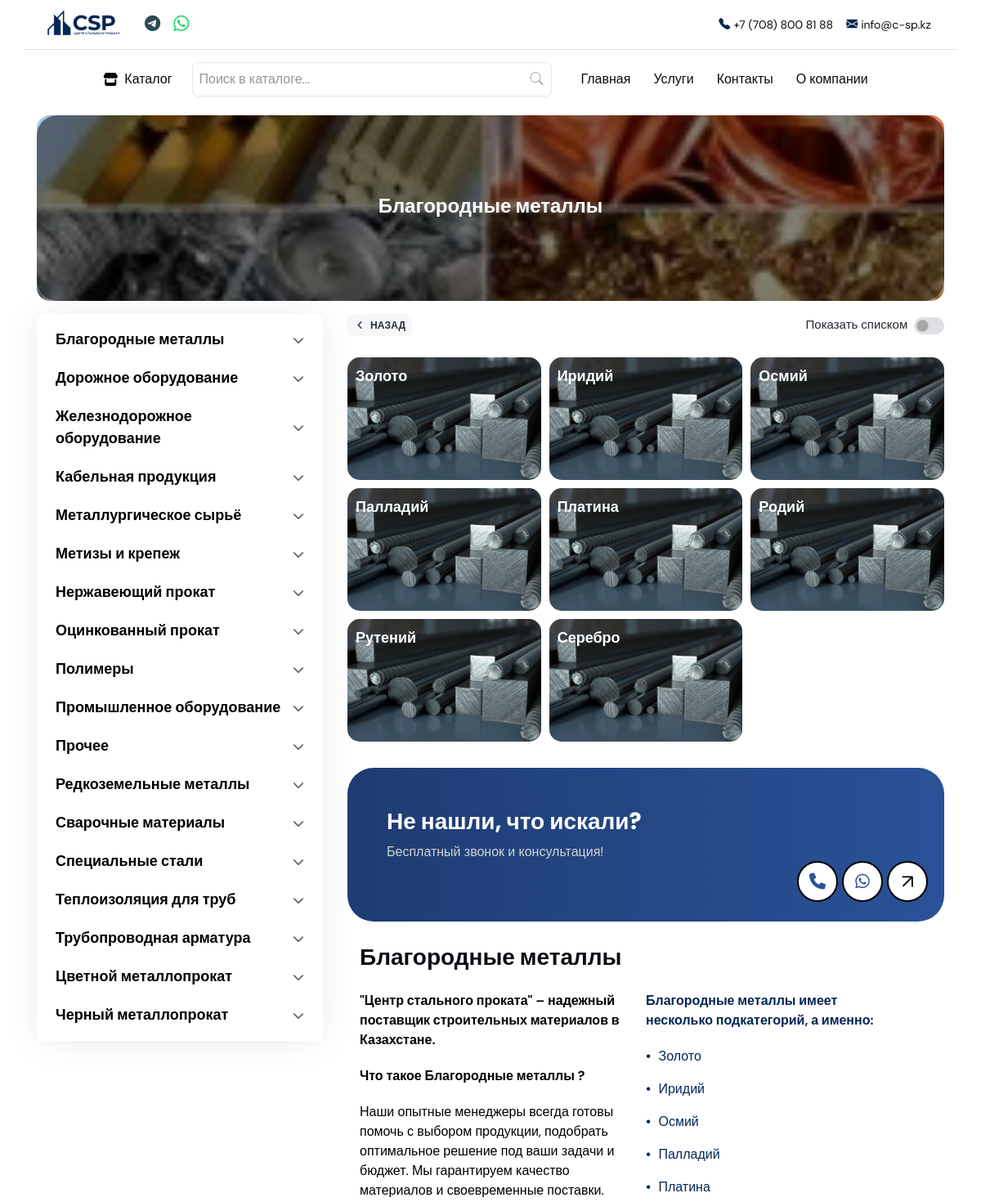
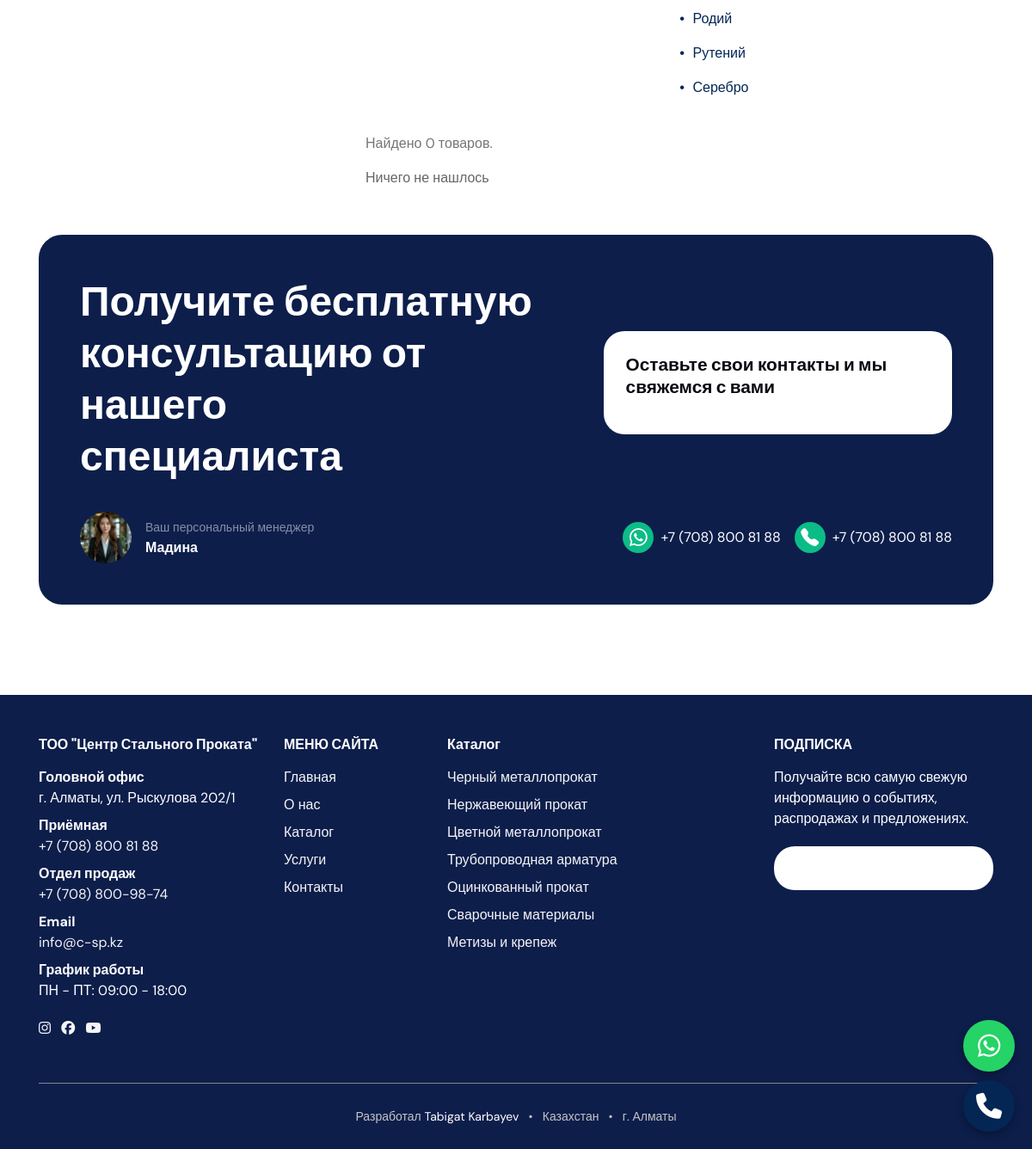
Page /category/blagorodnye-metally/ on the committed database (2 pictures, top to bottom).
### main/models.py (models this page shows, shortened)
class Category(models.Model):
    name = models.CharField(max_length=255, verbose_name="Название категории", db_index=True)
    image = models.ImageField(max_length=255, blank=True, null=True, verbose_name="Картинка категории")
    slug = models.SlugField(unique=True, verbose_name="Слаг", max_length=255)
    about = models.TextField(max_length=555, blank=True, null=True)
    price_list = models.FileField(blank=True, null=True)
    parent = models.ForeignKey(
        'self',
        on_delete=models.CASCADE,
        null=True,
        blank=True,
        related_name='children',
        verbose_name="Родительская категория"
    )
    class Meta:
        verbose_name = "Категория"
        verbose_name_plural = "Категории"
        ordering = ['name']
    def get_absolute_url(self):
        return reverse('website:category_detail', kwargs={'slug': self.slug})

### main/views.py (the view)
# urls.py: path('category/<slug:slug>/', CategoryDetailView.as_view(), name='category_detail'),
class CategoryDetailView(DetailView):
    model = Category
    template_name = 'category/category_detail.html'
    context_object_name = 'category'
    @method_decorator(cache_page(60 * 15))  # Кэшируем страницу на 15 минут
    def dispatch(self, *args, **kwargs):
        return super().dispatch(*args, **kwargs)
    def get_queryset(self):
        return Category.objects.prefetch_related(
            'children',
            'products'  # Используем prefetch_related для множественных связей
        ).select_related('parent').order_by('id')
    def get(self, request, *args, **kwargs):
        self.object = self.get_object()
        if not self.object.children.exists():
            return redirect('website:product_list', slug=self.object.slug)
        return super().get(request, *args, **kwargs)
    def get_context_data(self, **kwargs):
        context = super().get_context_data(**kwargs)
        category = self.object
        subcategories = category.children.all()
        all_categories = Category.objects.only('id', 'parent_id')
        children_map = defaultdict(list)
        for cat in all_categories:
            children_map[cat.parent_id].append(cat.id)
        category_ids = set()
        stack = [category.id]
        while stack:
            current_id = stack.pop()
            category_ids.add(current_id)
            stack.extend(children_map.get(current_id, []))
        cache_key = f'category_{category.id}_products'
        products = cache.get(cache_key)
        if not products:
            products = Product.objects.filter(category_id__in=category_ids).select_related('category').distinct()
            products = products.order_by('?')  # Сортируем случайным образом
            cache.set(cache_key, products, timeout=60 * 15)
        paginator = Paginator(products, 15)
        page_number = self.request.GET.get('page')
        page_obj = paginator.get_page(page_number)
        total_products = page_obj.paginator.count
        top_categories = Category.objects.filter(parent__isnull=True).only('id', 'name')
        context.update({
            'page_obj': page_obj,
            'categories': top_categories,
            'total_products': total_products,
            'subcategories': subcategories,
        })
        return context

### templates/category/category_detail.html (shortened to what this page needs)
{% extends 'base.html' %}
{% load static %}
{% block content %}
<section class="pt-0 pb-3 mt-2">
	<div class="container">
		<div class="rounded-3 p-3 p-sm-5 position-relative text-white"
     style="background-image: url('{% if category.image %}{{ category.image.url }}{% else %}{% static 'images/tech/banner4.jpg' %}{% endif %}');
            background-position: center center;
            background-repeat: no-repeat;
            background-size: cover;">
    <div class="position-absolute top-0 start-0 w-100 h-100"
         style="background-color: rgba(0, 0, 0, 0.5); border-radius: 25px;"></div>
    <div class="position-relative">
        <div class="row my-2 my-xl-5">
            <div class="col-md-8 mx-auto">
                <h1 class="text-center text-white">{{ category.name }}</h1>
            </div>
        </div>
    </div>
  </div>
	</div>
</section>
<section class="pt-0">
	<div class="container">
		<div class="row">
			<aside class="col-xl-4 col-xxl-3">
				<div class="offcanvas-xl offcanvas-end" tabindex="-1" id="offcanvasSidebar" aria-labelledby="offcanvasSidebarLabel">
					<div class="offcanvas-body flex-column p-3 p-xl-0">
						<form class="rounded-3 shadow">
							<div class="card card-body rounded-0 rounded-top p-2">
                                <ul class="category-list">
                                    {% for category in categories %}
                                        <li style="color: #262a31;" onclick="toggleSub(this)">
                                            <a style="color: black;" href="{{ category.get_absolute_url }}">{{ category.name }}</a>
                                            <i class="fa-solid fa-chevron-down"></i>
                                        </li>
                                    {% endfor %}
                                </ul>
							</div>
						</form>
					</div>
				</div>
			</aside>
			<div class="col-xl-8 col-xxl-9">
        <div class="container">
          <div class="row align-items-center mb-4">
            <div class="col-auto">
              <a class="link-back" href="{% if category.parent %}{{ category.parent.get_absolute_url }}{% else %}{% url 'website:category' %}{% endif %}">Назад</a>
            </div>
            <div class="col-auto ms-auto">
              <div class="d-flex align-items-center">
                <label class="form-check-label me-2" style="color: #262a31; font-size: 15px;" for="activitySwitch">Показать списком</label>
                <div class="form-check form-switch">
                  <input class="form-check-input" type="checkbox" id="activitySwitch">
                </div>
              </div>
            </div>
          </div>
        </div>
				<div class="vstack gap-4" id="view-toggle">
          <div class="grid" id="product-grid" style="display: grid;">
            {% if category.children.exists %}
              {% for subcategory in category.children.all %}
                <a href="{{ subcategory.get_absolute_url }}">
                  <div class="grid-item {% if forloop.first %}big{% endif %}" style="background-image: url('{% if subcategory.image %}{{ subcategory.image.url }}{% else %}{% static 'images/tech/chernyi.jpg' %}{% endif %}');">
                    <span>{{ subcategory.name }}</span>
                  </div>
                </a>
              {% endfor %}
            {% else %}
              <p>Нет продуктов в этой категории.</p>
            {% endif %}
          </div>
				</div>
        <div class="container-xl mt-3">
          <div class="row p-0">
            <div class="container my-3 p-0 mb-4">
                <div class="rounded-5 p-5 text-white position-relative" style="background: linear-gradient(90deg, #1E3C72, #2A5298);">
                  <h4 class="fw-bold text-white">Не нашли, что искали?</h4>
                  <p class="mb-4" style="color: #d2d2d2;">Бесплатный звонок и консультация!</p>
                  <div class="icon-group">
                    <a href="tel:+77088009874" class="icon-circle" title="Позвонить">
                      <i class="fas fa-phone"></i>
                    </a>
                    <a href="https://wa.me/77088009874" class="icon-circle" title="WhatsApp">
                      <i class="fab fa-whatsapp"></i>
                    </a>
                  </div>
                  <button data-bs-toggle="modal" data-bs-target="#LeadModal" class="circle-button">
                    <span class="arrow-up">↑</span>
                  </button>
                </div>
              </div>
              <div class="col-12 mb-3">
              <h4 class="about-company-bottom__title" style="color: #262a31;"><a href="{% url 'website:about' %}">{{ category.name }} </a></h4>
            </div>
            <div class="row">
              <div class="col-md-6 mb-2">
                <p class="fw-bold" style="color: black;">"Центр стального проката" – надежный поставщик строительных материалов в Казахстане.  </p>
                <p class="fw-bold" style="color: black;"> Что такое {{ category.name}} ?</p>
                <p style="color: black;">
                  {% if category.about %}
                      {{ category.about }}
                  {% else %}
                      Наши опытные менеджеры всегда готовы помочь с выбором продукции, подобрать оптимальное решение под ваши задачи и бюджет. Мы гарантируем качество материалов и своевременные поставки.
                  {% endif %}
              </p>
              </div>
              <div class="col-md-6">
                <ul class="list-unstyled">
                  {% if subcategories %}
                      <p style="color: #032655;">
                          <b>{{ category.name }} имеет несколько подкатегорий, а именно:</b>
                      </p>
                  {% endif %}
                  {% for subcategory in subcategories %}
                      <li style="color: #032655;" class="mb-3">
                          <span><b style="color: #032655; margin-right: 5px;">•</b></span>
                          {{ subcategory.name }}
                      </li>
                  {% empty %}
                      <li style="color: #032655;" class="mb-3">
                          <p><b>Не нашли подходящую подкатегорию?</b></p>
                          <p>Позвоните нам прямо сейчас — наши специалисты подберут нужный товар и проконсультируют вас!</p>
                          <p><b>☎️ Телефон: <a href="tel:+77770001122" style="color: #032655;">+7 (777) 000-11-22</a></b></p>
                      </li>
                  {% endfor %}
                </ul>
              </div>
            </div>
          </div>
        </div>
        <div class="product-control__found mb-3 mt-3">
          Найдено <span id="product-count">{{ total_products }}</span> товаров.
        </div>
      <div class="vstack" id="listing-table-target">
          {% for product in page_obj %}
          <div class="alert border mb-2 bg-white">
              <div class="product-info justify-content-between">
                  <div class="d-flex align-items-center">
                      <img class="product-logo"
                           src="{% if product.category.image %}{{ product.category.image.url }}{% else %}{% static 'images/tech/truba.webp' %}{% endif %}"
                           alt="product image">
                      <div class="product-name ms-2">
                          <p class="mb-0">
                              <a href="{{ product.get_absolute_url }}" class="text-dark">{{ product.name }}</a>
                          </p>
                      </div>
                  </div>
                  <button
                      class="btn btn-sm btn-light border text-dark"
                      data-bs-toggle="modal"
                      data-bs-target="#LeadModal"
                      data-product-name="{{ product.name }}"
                      data-product-url="{{ product.get_absolute_url }}"
                      data-product-photo="{% if product.category.image %}{{ product.category.image.url }}{% else %}{% static 'images/tech/truba.webp' %}{% endif %}">
                      Узнать цену
                  </button>
              </div>
          </div>
          {% empty %}
          <p>Ничего не нашлось</p>
          {% endfor %}
      </div>
      <nav class="d-flex justify-content-center mt-4" aria-label="navigation">
        <ul class="pagination pagination-primary-soft d-inline-block d-md-flex rounded mb-0">
        </ul>
    </nav>
			</div>
		</div>
    <section class="mb-3 pt-0">
      <div class="">
        <div class="p-4 p-md-5" style="background-color: #0d1e4b; border-radius: 27px;">
          <div class="row align-items-center">
            <div class="col-lg-7 text-white mb-4 mb-lg-0">
              <h2 class="fw-bold text-white">Получите бесплатную<br>консультацию от нашего<br>специалиста</h2>
            </div>
            <div class="col-lg-5">
              <div class="bg-white p-4 rounded-4 shadow-sm">
                <h5 class="mb-3">Оставьте свои контакты и мы свяжемся с вами</h5>
              </div>
            </div>
          </div>
          <div class="d-none d-md-flex flex-md-row justify-content-between align-items-center mt-4 gap-3">
            <div class="d-flex align-items-center">
              <img src="{% static 'images/madina.jpeg' %}" alt="Менеджер Наталья" class="rounded-circle me-3" width="60" height="60">
              <div>
                <small class="text-white-50">Ваш персональный менеджер</small><br>
                <strong class="text-white">Мадина</strong>
              </div>
            </div>
            <div class="d-flex flex-row gap-3 justify-content-end">
              <a href="https://wa.me/77088009874" class="text-white text-decoration-none d-flex align-items-center gap-2">
                <span class="d-inline-flex justify-content-center align-items-center rounded-circle bg-success" style="width: 36px; height: 36px;">
                  <i class="bi bi-whatsapp text-white fs-5"></i>
                </span>
                +7 (708) 800 81 88
              </a>
              <a href="tel:+77088009874" class="text-white text-decoration-none d-flex align-items-center gap-2">
                <span class="d-inline-flex justify-content-center align-items-center rounded-circle bg-success" style="width: 36px; height: 36px;">
                  <i class="bi bi-telephone-fill text-white fs-5"></i>
                </span>
                +7 (708) 800 81 88
              </a>
            </div>
          </div>
        </div>
      </div>
    </section>
	</div>
</section>
{% endblock %}

### templates/category/category_detail.html (style rules this page uses)
.category-list { list-style: none; padding: 0; margin: 0; }
.category-list li { font-size: 18px; font-weight: bold; padding: 10px 15px; cursor: pointer; display: flex; justify-content: space-between; align-items: center; }
.category-list li i { font-size: 14px; color: #666; }
.container { margin: auto; }
h1 { font-size: 24px; margin-bottom: 5px; }
p { color: #666; margin-bottom: 20px; }
.grid { display: grid; gap: 10px; grid-template-columns: repeat(auto-fit, minmax(150px, 1fr)); }
.grid-item { position: relative; border-radius: 15px; overflow: hidden; cursor: pointer; background-size: cover !important; background-position: center !important; height: 150px; align-items: flex-end; padding: 10px; color: white; font-size: 18px; font-weight: bold; }
.big { grid-column: span 2; height: 150px; }
.grid-item::before { content: ""; position: absolute; top: 0; left: 0; right: 0; bottom: 0; background: #f5f5f5; background: rgba(0, 0, 0, 0); }
.grid-item span { position: relative; z-index: 2; }
@media (min-width: 768px) { .grid { grid-template-columns: repeat(3, 1fr); } }
@media (min-width: 768px) { .big { grid-column: span 3; } }
.grid-item { background-size: cover; background-position: center; transition: transform 0.3s ease, box-shadow 0.3s ease; cursor: pointer; }
.grid a { display: block; text-decoration: none; color: inherit; }
.circle-button { width: 50px; height: 50px; border-radius: 50%; background-color: white; display: flex; justify-content: center; align-items: center; border: 2px solid black; position: absolute; right: 20px; top: 74%; transform: translateY(-50%); cursor: pointer; }
.arrow-up { font-size: 24px; color: black; transform: rotate(45deg); }
.icon-group { position: absolute; right: 75px; top: 74%; transform: translateY(-50%); display: flex; gap: 5px; }
.icon-circle { width: 50px; height: 50px; border-radius: 50%; background-color: white; display: flex; justify-content: center; align-items: center; border: 2px solid black; cursor: pointer; transition: 0.3s; }
.icon-circle i { font-size: 20px; color: #2A5298; }

### rows in the picture
Category: image (picture), name "Благородные металлы"
Category: name "Дорожное оборудование"
Category: name "Железнодорожное оборудование"
Category: name "Кабельная продукция"
Category: name "Металлургическое сырьё"
Category: name "Метизы и крепеж"
Category: name "Нержавеющий прокат"
Category: name "Оцинкованный прокат"
Category: name "Полимеры"
Category: name "Промышленное оборудование"
Category: name "Прочее"
Category: name "Редкоземельные металлы"
Category: name "Сварочные материалы"
Category: name "Специальные стали"
Category: name "Теплоизоляция для труб"
Category: name "Трубопроводная арматура"
Category: name "Цветной металлопрокат"
Category: name "Черный металлопрокат"
Category: name "Золото"
Category: name "Иридий"
Category: name "Осмий"
Category: name "Палладий"
Category: name "Платина"
Category: name "Родий"
Category: name "Рутений"
Category: name "Серебро"

### other values in the picture
{{ total_products }} "0"
